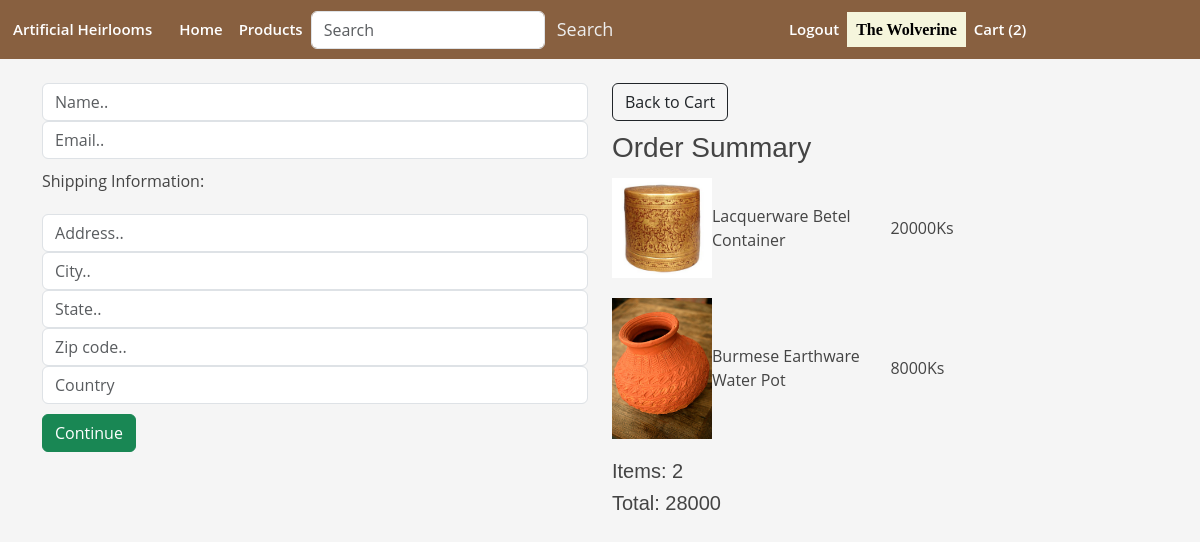
/checkout/ (signed in), run on an earlier commit of the app's database.
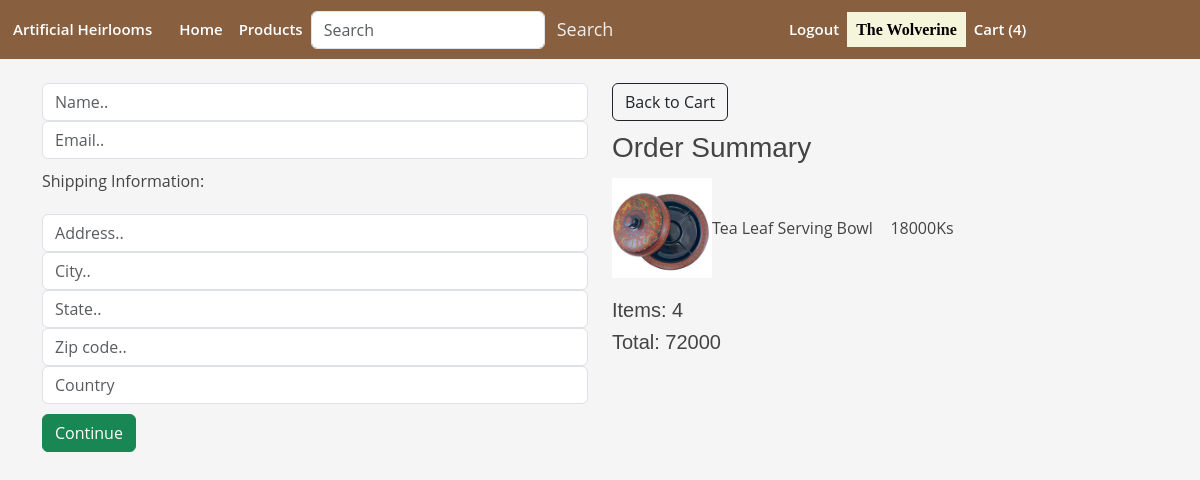
And on a later commit of the database.
### shop/models.py (models this page shows, shortened)
class Order(models.Model):
    customer = models.ForeignKey(Customer, on_delete=models.SET_NULL, null=True, blank=True)
    date_ordered = models.DateTimeField(auto_now_add=True)
    complete = models.BooleanField(default=False, null=True, blank=True)
    transaction_id = models.CharField(max_length=200, null=True)
    @property
    def get_cart_total(self):
        orderitems = self.orderitem_set.all()
        total = sum([item.get_total for item in orderitems])
        return total
    @property
    def get_cart_items(self):
        orderitems = self.orderitem_set.all()
        total = sum([item.quantity for item in orderitems])
        return total

class OrderItem(models.Model):
    product = models.ForeignKey(Product, on_delete=models.SET_NULL, null=True, blank=True)
    order = models.ForeignKey(Order, on_delete=models.SET_NULL, null=True, blank=True)
    quantity = models.IntegerField(default=0, null=True, blank=True)
    date_added = models.DateTimeField(auto_now_add=True)
    @property
    def get_total(self):
        total = self.product.price * self.quantity
        return total

class Product(models.Model):
    name = models.CharField(max_length=200, null=False)
    image = models.ImageField(upload_to='item_images/', null=True, blank=True)
    description = models.TextField(blank=True)
    price = models.DecimalField(max_digits=10, decimal_places=0)
    stock = models.PositiveIntegerField(default=0)
    @property
    def imageURL(self):
        try:
            url = self.image.url
        except:
            url = ''
        return url

### shop/views.py (the view)
# urls.py: path('checkout/', views.checkout, name = 'checkout'),
def checkout(request):
    if request.user.is_authenticated:
        customer = request.user.customer
        order, created = Order.objects.get_or_create(customer=customer, complete=False)
        items = order.orderitem_set.all()
    else:
        items = []
        order = {'get_cart_total': 0, }
    context = {
        'items': items,
        'order': order
    }
    return render(request, 'checkout.html', context)

### shop/templates/checkout.html (shortened to what this page needs)
{% extends 'master.html' %}
{% load static %}
{% block content %}
  <div class="row">
		<div class="col-lg-6">
			<div class="box-element" id="form-wrapper">
				<form id="form">
					<div id="user-info">
						<div class="form-field">
							<input required class="form-control" type="text" name="name" placeholder="Name..">
						</div>
						<div class="form-field">
							<input required class="form-control" type="email" name="email" placeholder="Email..">
						</div>
					</div>
					<div id="shipping-info">
						<p>Shipping Information:</p>
						<div class="form-field">
							<input class="form-control" type="text" name="address" placeholder="Address..">
						</div>
						<div class="form-field">
							<input class="form-control" type="text" name="city" placeholder="City..">
						</div>
						<div class="form-field">
							<input class="form-control" type="text" name="state" placeholder="State..">
						</div>
						<div class="form-field">
							<input class="form-control" type="text" name="zipcode" placeholder="Zip code..">
						</div>
						<div class="form-field">
							<input class="form-control" type="text" name="country" placeholder="Country">
						</div>
					</div>
					<input id="form-button" class="btn btn-success btn-block" type="submit" value="Continue">
				</form>
			</div>
			<br>
		</div>
		<div class="col-lg-6">
			<div class="box-element">
			<a class="btn btn-outline-dark" href="{% url 'cart' %}">
			Back to Cart
			</a>
			<h3>Order Summary</h3>
				{% for item in items %}
				<div class="cart-row">
						<div style="flex:1"><img class="row-image" src="{{ item.product.imageURL }}"></div>
						<div style="flex:2"> {{ item.product.name }} </div>
						<div style="flex:1"> {{ item.product.price }}Ks </div>
				</div>
				{% endfor %}
        	<h5>Items: {{ order.get_cart_items }} </h5>
			<h5>Total: {{ order.get_cart_total }} </h5>
			</div>
		</div>
	</div>
{% endblock content %}

### shop/templates/master.html (shortened to what this page needs)
<!DOCTYPE html>
{% load static %}
<html>
<head>
    {% load bootstrap5 %}
    {% bootstrap_css %}
    <link rel="stylesheet" type = 'text/css'  href="{% static 'css/custom.css' %}">
</head>
<body>
    <nav class="navbar navbar-expand-lg">
        <a class="navbar-brand" href="/">Artificial Heirlooms</a>
        <div class="collapse navbar-collapse" id="navbarSupportedContent">
          <ul class="navbar-nav mr-auto">
            <li class="nav-item active">
              <a class="nav-link" href="/">Home</span></a>
            </li>
            <li class="nav-item">
              <a class="nav-link" href="/products/">Products</a>
            </li>
          </ul>
          <form class="form-inline my-2 my-lg-0" style="display: flex; align-items: center;" action="{% url 'search_products' %}" method="GET">
            <input class="form-control mr-sm-2" type="search" placeholder="Search" aria-label="Search" name="q" value="{{ query }}">
            <button class="btn btn-outline-success" type="submit">Search</button>
        </form>
        </div>
        <div class="collapse navbar-collapse" id="navbarNav">
          <ul class="navbar-nav ml-auto">
            {% if user.is_authenticated %}
            <li class="nav-item">
              <a class="nav-link" href="{% url 'logout' %}">Logout</a>
            </li>
            <li class="nav-item">
              <span class="mr-2 navbar-username"> The {{ user.username }} </span>
            </li>
              <a class="nav-link" href="/cart/">Cart ({{ order.get_cart_items }})</a>
            {% endif %}
          </ul>
      </div>
    </nav>
<div class="container">
    <br>
    {% block content %}{% endblock %}
</div>
</body>
</html>

What changed in the data, as far as the page shows it:
removed OrderItem: product.imageURL (picture), product.name "Lacquerware Betel Container", product.price "20000"
removed OrderItem: product.imageURL (picture), product.name "Burmese Earthware Water Pot", product.price "8000"
computed for Order: get_cart_items "2" → "4"; get_cart_total "28000" → "72000"
added OrderItem: product.imageURL (picture), product.name "Tea Leaf Serving Bowl", product.price "18000"
